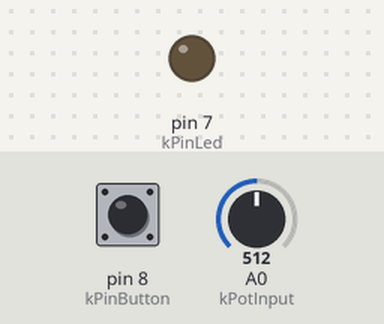
A sketch run on a simulated Arduino Uno, built with avr-gcc and run on an emulated ATmega328P. On the bench: output pins drawn as LEDs (lit = HIGH). Dashed ring = blinking. Inputs (shaded band) come from the test bench; at power-on: pin 8 (kPinButton) HIGH, A0 (kPotInput) = 512.

Above: at 0.1 s.
At 1.2 s:
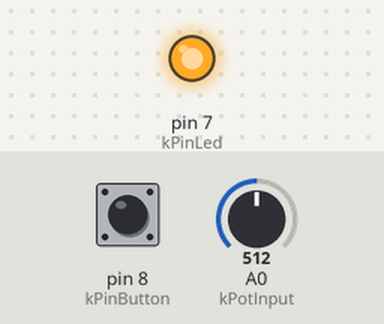
1.3 s: pin 8 (kPinButton) pulled LOW for 0.15 s
At 1.9 s:
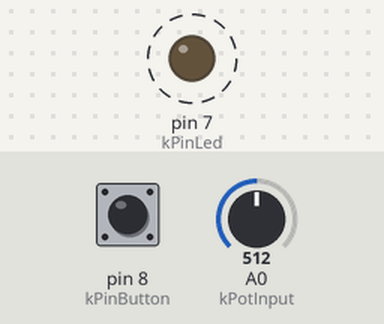
Timing chart, 0 to 10.3 s (numbered marks = the images above; inputs shaded):
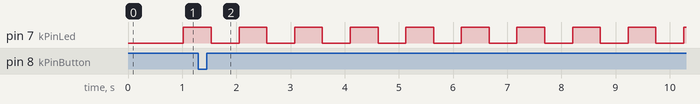

The sketch:

3_2_sketch.ino
```cpp
const int kPinButton = 8;
const int kPotInput = A0;
const int kPinLed = 7;

void setup() {
  pinMode(kPinButton, INPUT);
  digitalWrite(kPinButton, HIGH);
  pinMode(kPinLed, OUTPUT);
}

int duration = 1023;
long lastTime = millis();
int currentValue = LOW;

void loop() {
  if (digitalRead(kPinButton) == LOW) {
    duration = analogRead(kPotInput);
  }

  if (millis() - lastTime > duration) {
    if (currentValue == LOW) {
      currentValue = HIGH;
    } else {
      currentValue = LOW;
    }

    lastTime = millis();
    digitalWrite(kPinLed, currentValue);
  }
}
```

Measured:
- after the input at 1.3 s, pin 7 (kPinLed): alternates HIGH for 0.51 s and LOW for 0.51 s, starting after 0.24 s
